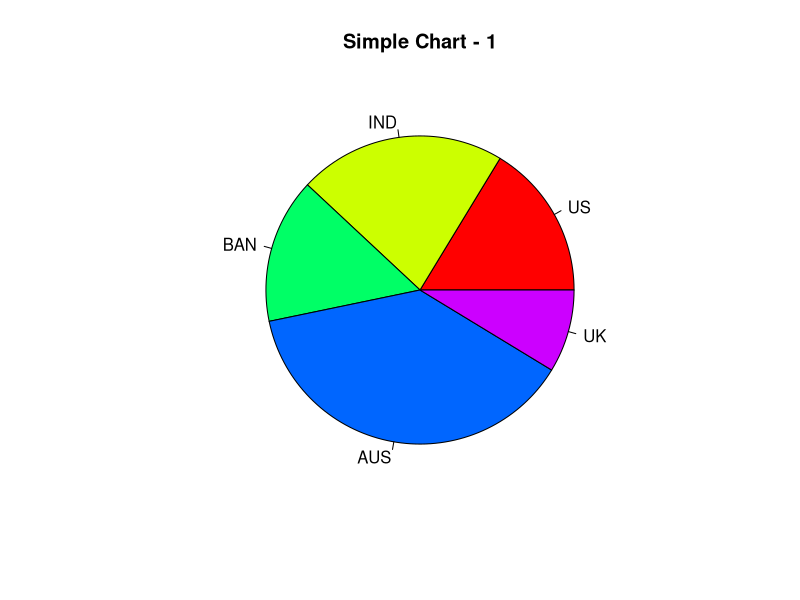
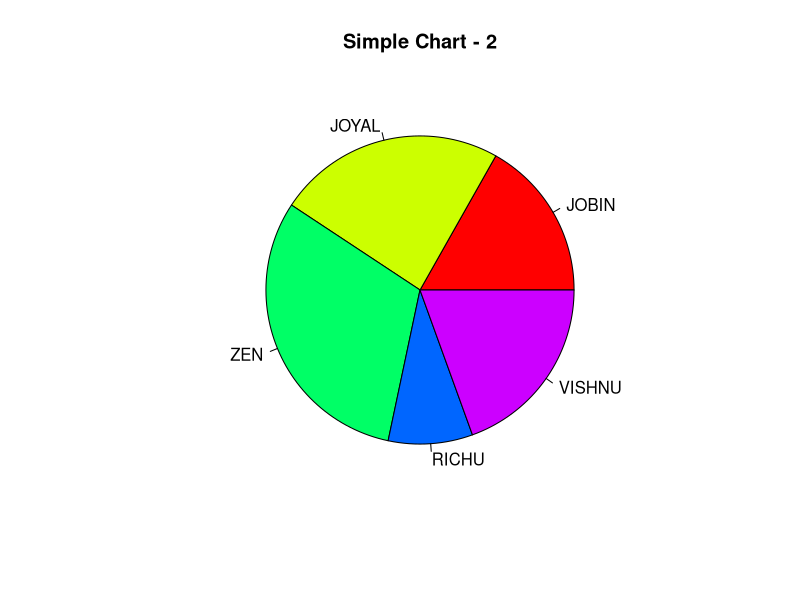
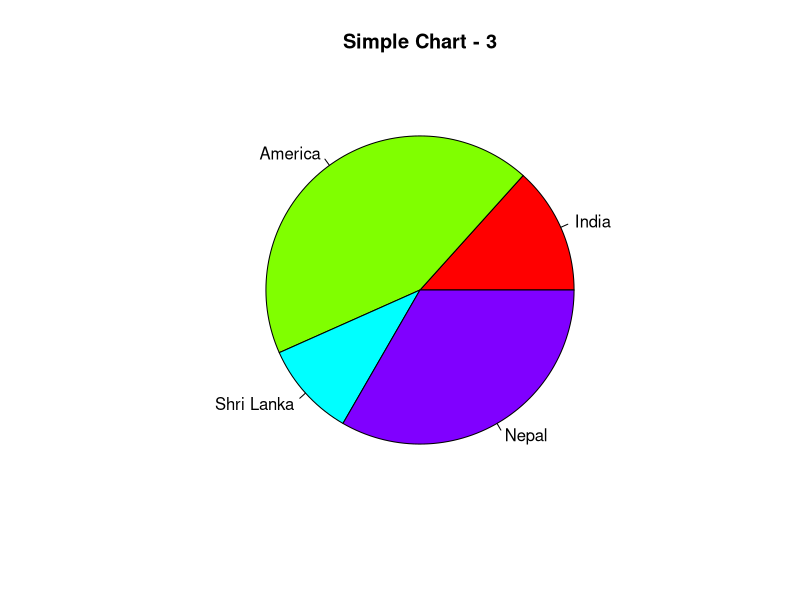

Generate these figures, in order, with R:
# Clear the Environment Terminal

rm(list = ls())


# Title and Color

#Chart 1

slices <- c(15,20,14,35,8)

names <- c("US","IND","BAN","AUS","UK")

pie(slices,labels = names, main = "Simple Chart - 1",col=rainbow(length(slices)))

# Syntax : col = rainbow(length(values_variables))

#Chart 2

slices_1 <- c(19,27,35,10,22)

names_1 <- c("JOBIN","JOYAL","ZEN","RICHU","VISHNU")

pie(slices_1,labels = names_1,main = "Simple Chart - 2",col=rainbow(length(slices_1)))

#Chart 3

slices_2 <- c(20, 65, 15, 50)  

names_2 <- c("India", "America", "Shri Lanka", "Nepal")  

pie(slices_2,labels = names_2,main = "Simple Chart - 3",col = rainbow(length(slices_2)))

    
    